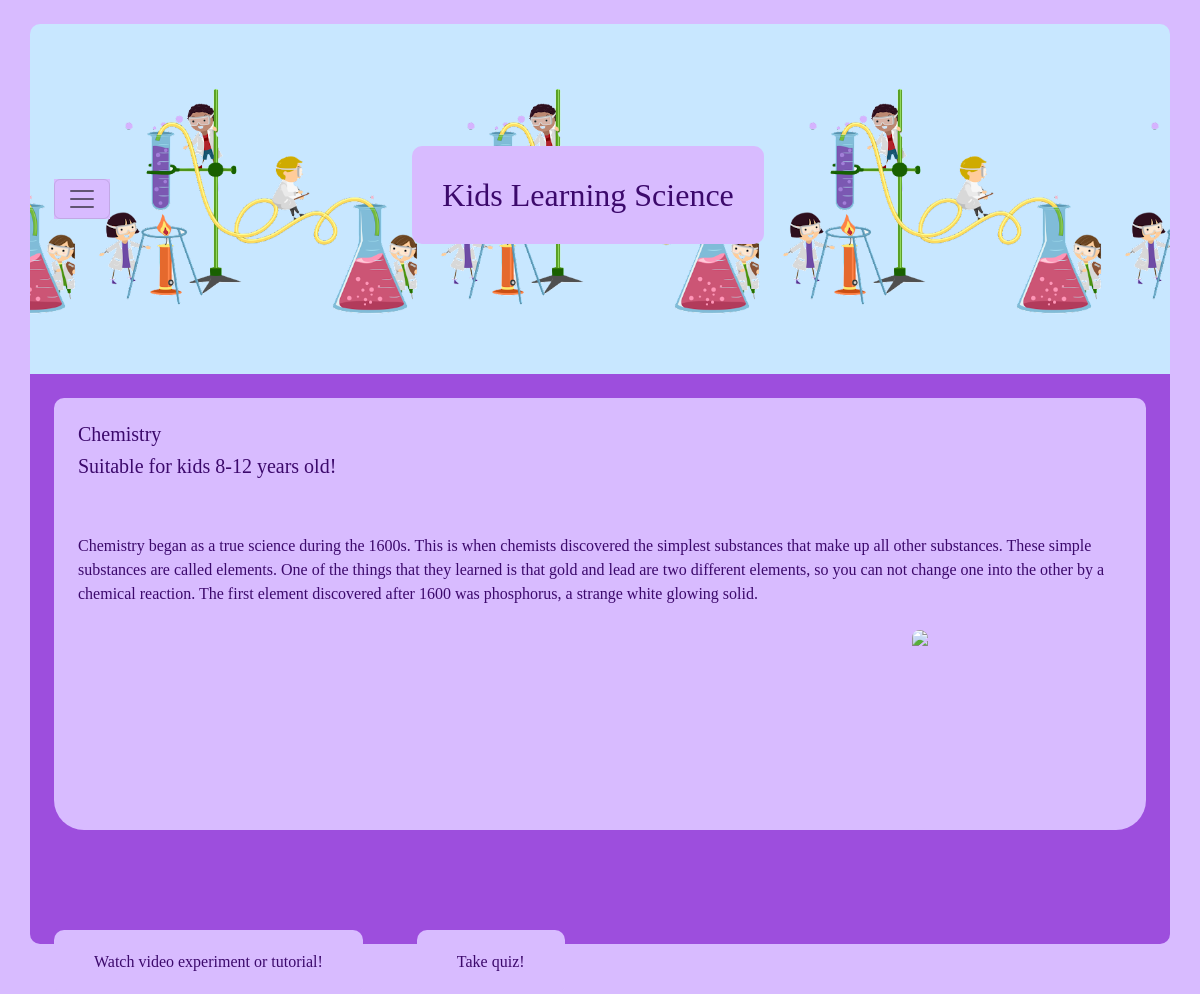
Screenshot of /chemistry/intermediate/ with the database file from the repository.
### HW5App/models.py (models this page shows, shortened)
class Course(models.Model):
    title = models.CharField(max_length=50)
    description = models.TextField(max_length=1000, null=True)
    topic = models.ForeignKey(Topic, on_delete=models.CASCADE)
    age = models.ForeignKey(AgeGroup, on_delete=models.CASCADE)
    tutorial_Video = EmbedVideoField()
    videodescription = models.CharField(max_length=50, null=True)

class Topic(models.Model):
    title = models.CharField(max_length=50)

class AgeGroup(models.Model):
    title = models.CharField(max_length=50)

### HW5App/views.py (the view)
# urls.py: path('chemistry/intermediate/', chem2, name="chem2"),
def chem2(request):
    try:
        courses = Course.objects.all()
    except Course.DoesNotExist:
        courses = None
    context = {"courses": list(courses)}
    return render(request, "chem2.html", context=context)

### templates/chem2.html (shortened to what this page needs)
<!DOCTYPE html>
<html lang="en">
<head>
    <link href="https://cdn.jsdelivr.net/npm/bootstrap@5.2.0-beta1/dist/css/bootstrap.min.css" rel="stylesheet"
>
        {% load static %} background-image: url('{% static 'kids.png'%}');
</head>
<body>
<div class="container">
    <nav class="navbar mt-4 p-4">
        <div>
            <button class="navbar-toggler " type="button" data-bs-toggle="offcanvas" data-bs-target="#offcanvasNavbar"
                    aria-controls="offcanvasNavbar">
                <span class="navbar-toggler-icon"></span>
            </button>
        </div>
        <h2 class="title">Kids Learning Science <br>
            </h2>
    </nav>
    <div class="jumbotron p-4 text-left">
        <div id="div1">
            <div class="p-4 border-top-custom">
                <h5>{{ courses.4.topic.title }}</h5>
                <h5>Suitable for kids {{ courses.4.age.title }} years old!</h5>
            </div>
            <div class="p-4">
                {{ courses.4.description }}
            </div>
            <img style="float: right; margin-right: 20%; border-radius: 10px; height: 200px"
                 src="https://chemistryhall.com/wp-content/uploads/2019/09/kids-chemistry1.jpg">
            <p class="lead"></p>
        </div>
        <button class="watch" ><a style="background-color: transparent; padding: 20px; text-decoration: none; color: #3c096c" href="{% url 'chem2tutorial' %}">Watch video experiment or tutorial!</a></button>
        <button class="watch"><a style="background-color: transparent; padding: 20px; text-decoration: none; color: #3c096c" href="{% url 'quiz' %}">Take quiz!</a></button>
    </div>
</div>
</body>
</html>

### rows the page displays
Course: topic.title "Chemistry", age.title "8-12", description "Chemistry began as a true science during the 1600s. This is when chemists discovered the simplest substances that make up all other substances. These simple substances are called elements. One of the things that they learned is that gold and lead are two different elements, so you can not change one into the other by a chemical reaction. The first element discovered after 1600 was phosphorus, a strange white glowing solid."
